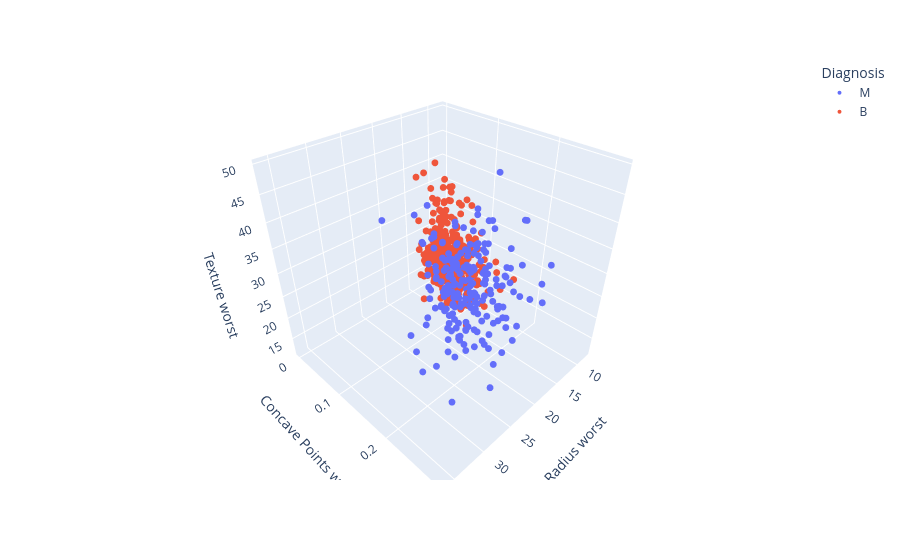

This figure's notebook cell:
### Code cell
fig = px.scatter_3d(dataTable, x=top_features[0], y=top_features[1], z=top_features[2],
          color='Diagnosis')
fig.update_traces(marker_size = 4)
fig.show()

### Figure 1 — Plotly figure (JSON) as saved in the notebook; plotly's stock layout.template omitted (floating-point values rounded to 4 significant figures; data arrays with more than 128 entries replaced by an {"elided": "..."} marker saying what was removed)
{"data": [{"hovertemplate": "Diagnosis=M<br>Radius worst=%{x}<br>Concave Points worst=%{y}<br>Texture worst=%{z}<extra></extra>", "legendgroup": "M", "marker": {"color": "#636efa", "size": 4, "symbol": "circle"}, "mode": "markers", "name": "M", "scene": "scene", "showlegend": true, "type": "scatter3d", "x": {"elided": "212 float values"}, "y": {"elided": "212 float values"}, "z": {"elided": "212 float values"}}, {"hovertemplate": "Diagnosis=B<br>Radius worst=%{x}<br>Concave Points worst=%{y}<br>Texture worst=%{z}<extra></extra>", "legendgroup": "B", "marker": {"color": "#EF553B", "size": 4, "symbol": "circle"}, "mode": "markers", "name": "B", "scene": "scene", "showlegend": true, "type": "scatter3d", "x": {"elided": "357 float values"}, "y": {"elided": "357 float values"}, "z": {"elided": "357 float values"}}], "layout": {"legend": {"title": {"text": "Diagnosis"}, "tracegroupgap": 0}, "margin": {"t": 60}, "scene": {"domain": {"x": [0, 1], "y": [0, 1]}, "xaxis": {"title": {"text": "Radius worst"}}, "yaxis": {"title": {"text": "Concave Points worst"}}, "zaxis": {"title": {"text": "Texture worst"}}}}}
